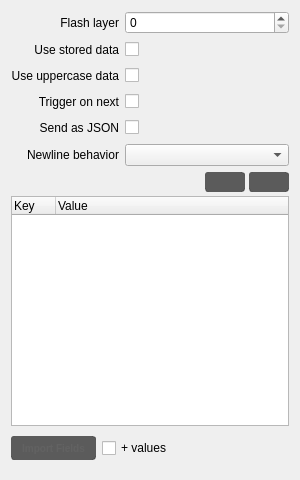
<?xml version="1.0" encoding="UTF-8"?>
<ui version="4.0">
 <class>InspectorTemplateWidget</class>
 <widget class="QWidget" name="InspectorTemplateWidget">
  <property name="geometry">
   <rect>
    <x>0</x>
    <y>0</y>
    <width>300</width>
    <height>480</height>
   </rect>
  </property>
  <property name="sizePolicy">
   <sizepolicy hsizetype="Preferred" vsizetype="MinimumExpanding">
    <horstretch>0</horstretch>
    <verstretch>0</verstretch>
   </sizepolicy>
  </property>
  <property name="minimumSize">
   <size>
    <width>0</width>
    <height>480</height>
   </size>
  </property>
  <layout class="QGridLayout" name="gridLayout">
   <property name="bottomMargin">
    <number>20</number>
   </property>
   <item row="0" column="0">
    <widget class="QLabel" name="labelFlashlayerField">
     <property name="text">
      <string>Flash layer</string>
     </property>
     <property name="alignment">
      <set>Qt::AlignRight|Qt::AlignTrailing|Qt::AlignVCenter</set>
     </property>
    </widget>
   </item>
   <item row="0" column="1">
    <widget class="QSpinBox" name="spinBoxFlashlayer">
     <property name="sizePolicy">
      <sizepolicy hsizetype="Expanding" vsizetype="Fixed">
       <horstretch>0</horstretch>
       <verstretch>0</verstretch>
      </sizepolicy>
     </property>
     <property name="maximum">
      <number>99</number>
     </property>
     <property name="value">
      <number>0</number>
     </property>
    </widget>
   </item>
   <item row="1" column="0">
    <widget class="QLabel" name="labelUseStoredData">
     <property name="text">
      <string>Use stored data</string>
     </property>
     <property name="alignment">
      <set>Qt::AlignRight|Qt::AlignTrailing|Qt::AlignVCenter</set>
     </property>
    </widget>
   </item>
   <item row="1" column="1">
    <layout class="QHBoxLayout" name="horizontalLayoutLoop">
     <item>
      <widget class="QCheckBox" name="checkBoxUseStoredData">
       <property name="layoutDirection">
        <enum>Qt::RightToLeft</enum>
       </property>
       <property name="text">
        <string/>
       </property>
      </widget>
     </item>
     <item>
      <spacer name="horizontalSpacerUseStoredData2">
       <property name="orientation">
        <enum>Qt::Horizontal</enum>
       </property>
       <property name="sizeHint" stdset="0">
        <size>
         <width>40</width>
         <height>20</height>
        </size>
       </property>
      </spacer>
     </item>
    </layout>
   </item>
   <item row="2" column="0">
    <widget class="QLabel" name="labelUseUppercaseData">
     <property name="text">
      <string>Use uppercase data</string>
     </property>
     <property name="alignment">
      <set>Qt::AlignRight|Qt::AlignTrailing|Qt::AlignVCenter</set>
     </property>
    </widget>
   </item>
   <item row="2" column="1">
    <layout class="QHBoxLayout" name="horizontalLayoutLoop_2">
     <item>
      <widget class="QCheckBox" name="checkBoxUseUppercaseData">
       <property name="layoutDirection">
        <enum>Qt::RightToLeft</enum>
       </property>
       <property name="text">
        <string/>
       </property>
      </widget>
     </item>
     <item>
      <spacer name="horizontalSpacerUseUppercaseData2">
       <property name="orientation">
        <enum>Qt::Horizontal</enum>
       </property>
       <property name="sizeHint" stdset="0">
        <size>
         <width>40</width>
         <height>20</height>
        </size>
       </property>
      </spacer>
     </item>
    </layout>
   </item>
   <item row="3" column="0">
    <widget class="QLabel" name="labelTriggerOnNext">
     <property name="text">
      <string>Trigger on next</string>
     </property>
     <property name="alignment">
      <set>Qt::AlignRight|Qt::AlignTrailing|Qt::AlignVCenter</set>
     </property>
    </widget>
   </item>
   <item row="3" column="1">
    <layout class="QHBoxLayout" name="horizontalLayoutTriggerOnNext">
     <item>
      <widget class="QCheckBox" name="checkBoxTriggerOnNext">
       <property name="layoutDirection">
        <enum>Qt::RightToLeft</enum>
       </property>
       <property name="text">
        <string/>
       </property>
      </widget>
     </item>
     <item>
      <spacer name="horizontalSpacerTriggerOnNext2">
       <property name="orientation">
        <enum>Qt::Horizontal</enum>
       </property>
       <property name="sizeHint" stdset="0">
        <size>
         <width>40</width>
         <height>20</height>
        </size>
       </property>
      </spacer>
     </item>
    </layout>
   </item>
   <item row="4" column="0">
    <widget class="QLabel" name="labelSendAsJson">
     <property name="text">
      <string>Send as JSON</string>
     </property>
     <property name="alignment">
      <set>Qt::AlignRight|Qt::AlignTrailing|Qt::AlignVCenter</set>
     </property>
    </widget>
   </item>
   <item row="4" column="1">
    <layout class="QHBoxLayout" name="horizontalLayoutSendAsJson">
     <item>
      <widget class="QCheckBox" name="checkBoxSendAsJson">
       <property name="layoutDirection">
        <enum>Qt::RightToLeft</enum>
       </property>
       <property name="text">
        <string/>
       </property>
      </widget>
     </item>
     <item>
      <spacer name="horizontalSpacerSendAsJsonxt2_2">
       <property name="orientation">
        <enum>Qt::Horizontal</enum>
       </property>
       <property name="sizeHint" stdset="0">
        <size>
         <width>40</width>
         <height>20</height>
        </size>
       </property>
      </spacer>
     </item>
    </layout>
   </item>
   <item row="5" column="0">
    <widget class="QLabel" name="labelNewlineBehavior">
     <property name="text">
      <string>Newline behavior</string>
     </property>
     <property name="alignment">
      <set>Qt::AlignRight|Qt::AlignTrailing|Qt::AlignVCenter</set>
     </property>
    </widget>
   </item>
   <item row="5" column="1">
    <widget class="QComboBox" name="comboBoxNewlineBehavior">
     <property name="sizePolicy">
      <sizepolicy hsizetype="Expanding" vsizetype="Fixed">
       <horstretch>0</horstretch>
       <verstretch>0</verstretch>
      </sizepolicy>
     </property>
    </widget>
   </item>
   <item row="6" column="0" colspan="2">
    <layout class="QVBoxLayout" name="verticalLayoutData">
     <property name="spacing">
      <number>4</number>
     </property>
     <item>
      <layout class="QHBoxLayout" name="horizontalLayoutDataButtons">
       <item>
        <spacer name="horizontalSpacerDataButtons">
         <property name="orientation">
          <enum>Qt::Horizontal</enum>
         </property>
         <property name="sizeHint" stdset="0">
          <size>
           <width>40</width>
           <height>20</height>
          </size>
         </property>
        </spacer>
       </item>
       <item>
        <widget class="QToolButton" name="toolButtonAddTemplateData">
         <property name="minimumSize">
          <size>
           <width>40</width>
           <height>20</height>
          </size>
         </property>
         <property name="maximumSize">
          <size>
           <width>40</width>
           <height>20</height>
          </size>
         </property>
         <property name="font">
          <font>
           <weight>75</weight>
           <bold>true</bold>
          </font>
         </property>
         <property name="styleSheet">
          <string>QToolButton { background-color: rgba(50, 50, 50, 200); color: rgba(100, 100, 100, 200); border-radius: 3px; font-size: 9px; font-weight: bold; border: 1px solid rgba(70, 70, 70, 200); } QToolButton:hover { background-color: rgba(70, 70, 70, 200); }</string>
         </property>
         <property name="toolTip">
          <string>Add new field</string>
         </property>
        </widget>
       </item>
       <item>
        <widget class="QToolButton" name="toolButtonRemoveTemplateData">
         <property name="minimumSize">
          <size>
           <width>40</width>
           <height>20</height>
          </size>
         </property>
         <property name="maximumSize">
          <size>
           <width>40</width>
           <height>20</height>
          </size>
         </property>
         <property name="font">
          <font>
           <weight>75</weight>
           <bold>true</bold>
          </font>
         </property>
         <property name="styleSheet">
          <string>QToolButton { background-color: rgba(50, 50, 50, 200); color: rgba(100, 100, 100, 200); border-radius: 3px; font-size: 9px; font-weight: bold; border: 1px solid rgba(70, 70, 70, 200); } QToolButton:hover { background-color: rgba(70, 70, 70, 200); }</string>
         </property>
         <property name="toolTip">
          <string>Remove field</string>
         </property>
        </widget>
       </item>
      </layout>
     </item>
     <item>
      <widget class="HttpDataTreeBaseWidget" name="treeWidgetTemplateData">
       <property name="showDropIndicator" stdset="0">
        <bool>false</bool>
       </property>
       <property name="dragEnabled">
        <bool>true</bool>
       </property>
       <property name="dragDropMode">
        <enum>QAbstractItemView::DropOnly</enum>
       </property>
       <property name="alternatingRowColors">
        <bool>true</bool>
       </property>
       <property name="rootIsDecorated">
        <bool>false</bool>
       </property>
       <attribute name="headerDefaultSectionSize">
        <number>44</number>
       </attribute>
       <attribute name="headerShowSortIndicator" stdset="0">
        <bool>false</bool>
       </attribute>
       <column>
        <property name="text">
         <string>Key</string>
        </property>
       </column>
       <column>
        <property name="text">
         <string>Value</string>
        </property>
       </column>
      </widget>
     </item>
    </layout>
   </item>
   <item row="7" column="0" colspan="2">
    <layout class="QHBoxLayout" name="horizontalLayoutImportRow">
     <property name="topMargin">
      <number>4</number>
     </property>
     <item>
      <widget class="QPushButton" name="toolButtonLoadDebugData">
       <property name="minimumSize">
        <size>
         <width>0</width>
         <height>24</height>
        </size>
       </property>
       <property name="maximumSize">
        <size>
         <width>16777215</width>
         <height>24</height>
        </size>
       </property>
       <property name="focusPolicy">
        <enum>Qt::NoFocus</enum>
       </property>
       <property name="styleSheet">
        <string>QPushButton { background-color: rgba(50, 50, 50, 200); color: rgba(100, 100, 100, 200); border-radius: 3px; font-size: 10px; font-weight: bold; border: 1px solid rgba(70, 70, 70, 200); padding: 3px 10px; } QPushButton:hover { background-color: rgba(70, 70, 70, 200); }</string>
       </property>
       <property name="toolTip">
        <string>Import field names (and optionally values) from window.debugData in the HTML template</string>
       </property>
       <property name="text">
        <string>Import Fields</string>
       </property>
      </widget>
     </item>
     <item>
      <widget class="QCheckBox" name="checkBoxImportValues">
       <property name="focusPolicy">
        <enum>Qt::NoFocus</enum>
       </property>
       <property name="toolTip">
        <string>When checked, import both keys and values. When unchecked, import only field names with empty values.</string>
       </property>
       <property name="text">
        <string>+ values</string>
       </property>
       <property name="checked">
        <bool>false</bool>
       </property>
      </widget>
     </item>
     <item>
      <spacer name="horizontalSpacerImportRow">
       <property name="orientation">
        <enum>Qt::Horizontal</enum>
       </property>
       <property name="sizeHint" stdset="0">
        <size>
         <width>40</width>
         <height>20</height>
        </size>
       </property>
      </spacer>
     </item>
    </layout>
   </item>
  </layout>
 </widget>
 <customwidgets>
  <customwidget>
   <class>HttpDataTreeBaseWidget</class>
   <extends>QTreeWidget</extends>
   <header>Inspector/HttpDataTreeBaseWidget.h</header>
  </customwidget>
 </customwidgets>
 <tabstops>
  <tabstop>spinBoxFlashlayer</tabstop>
  <tabstop>checkBoxUseStoredData</tabstop>
  <tabstop>checkBoxUseUppercaseData</tabstop>
  <tabstop>checkBoxTriggerOnNext</tabstop>
  <tabstop>checkBoxSendAsJson</tabstop>
  <tabstop>comboBoxNewlineBehavior</tabstop>
  <tabstop>toolButtonAddTemplateData</tabstop>
  <tabstop>toolButtonRemoveTemplateData</tabstop>
  <tabstop>treeWidgetTemplateData</tabstop>
  <tabstop>toolButtonLoadDebugData</tabstop>
  <tabstop>checkBoxImportValues</tabstop>
 </tabstops>
 <resources/>
 <connections>
  <connection>
   <sender>spinBoxFlashlayer</sender>
   <signal>valueChanged(int)</signal>
   <receiver>InspectorTemplateWidget</receiver>
   <slot>flashlayerChanged(int)</slot>
   <hints>
    <hint type="sourcelabel">
     <x>201</x>
     <y>29</y>
    </hint>
    <hint type="destinationlabel">
     <x>211</x>
     <y>48</y>
    </hint>
   </hints>
  </connection>
  <connection>
   <sender>toolButtonAddTemplateData</sender>
   <signal>clicked()</signal>
   <receiver>InspectorTemplateWidget</receiver>
   <slot>addRow()</slot>
   <hints>
    <hint type="sourcelabel">
     <x>44</x>
     <y>248</y>
    </hint>
    <hint type="destinationlabel">
     <x>2</x>
     <y>423</y>
    </hint>
   </hints>
  </connection>
  <connection>
   <sender>toolButtonRemoveTemplateData</sender>
   <signal>clicked()</signal>
   <receiver>InspectorTemplateWidget</receiver>
   <slot>removeRow()</slot>
   <hints>
    <hint type="sourcelabel">
     <x>44</x>
     <y>276</y>
    </hint>
    <hint type="destinationlabel">
     <x>211</x>
     <y>425</y>
    </hint>
   </hints>
  </connection>
<connection>
   <sender>checkBoxUseStoredData</sender>
   <signal>stateChanged(int)</signal>
   <receiver>InspectorTemplateWidget</receiver>
   <slot>useStoredDataChanged(int)</slot>
   <hints>
    <hint type="sourcelabel">
     <x>171</x>
     <y>100</y>
    </hint>
    <hint type="destinationlabel">
     <x>236</x>
     <y>73</y>
    </hint>
   </hints>
  </connection>
  <connection>
   <sender>treeWidgetTemplateData</sender>
   <signal>itemDoubleClicked(QTreeWidgetItem*,int)</signal>
   <receiver>InspectorTemplateWidget</receiver>
   <slot>itemDoubleClicked(QTreeWidgetItem*,int)</slot>
   <hints>
    <hint type="sourcelabel">
     <x>252</x>
     <y>294</y>
    </hint>
    <hint type="destinationlabel">
     <x>263</x>
     <y>147</y>
    </hint>
   </hints>
  </connection>
  <connection>
   <sender>treeWidgetTemplateData</sender>
   <signal>currentItemChanged(QTreeWidgetItem*,QTreeWidgetItem*)</signal>
   <receiver>InspectorTemplateWidget</receiver>
   <slot>currentItemChanged(QTreeWidgetItem*,QTreeWidgetItem*)</slot>
   <hints>
    <hint type="sourcelabel">
     <x>227</x>
     <y>228</y>
    </hint>
    <hint type="destinationlabel">
     <x>263</x>
     <y>200</y>
    </hint>
   </hints>
  </connection>
  <connection>
   <sender>checkBoxUseUppercaseData</sender>
   <signal>stateChanged(int)</signal>
   <receiver>InspectorTemplateWidget</receiver>
   <slot>useUppercaseDataChanged(int)</slot>
   <hints>
    <hint type="sourcelabel">
     <x>177</x>
     <y>129</y>
    </hint>
    <hint type="destinationlabel">
     <x>263</x>
     <y>115</y>
    </hint>
   </hints>
  </connection>
  <connection>
   <sender>checkBoxTriggerOnNext</sender>
   <signal>stateChanged(int)</signal>
   <receiver>InspectorTemplateWidget</receiver>
   <slot>triggerOnNextChanged(int)</slot>
   <hints>
    <hint type="sourcelabel">
     <x>169</x>
     <y>158</y>
    </hint>
    <hint type="destinationlabel">
     <x>3</x>
     <y>121</y>
    </hint>
   </hints>
  </connection>
  <connection>
   <sender>toolButtonLoadDebugData</sender>
   <signal>clicked()</signal>
   <receiver>InspectorTemplateWidget</receiver>
   <slot>loadDebugData()</slot>
   <hints>
    <hint type="sourcelabel">
     <x>44</x>
     <y>304</y>
    </hint>
    <hint type="destinationlabel">
     <x>211</x>
     <y>425</y>
    </hint>
   </hints>
  </connection>
  <connection>
   <sender>checkBoxSendAsJson</sender>
   <signal>stateChanged(int)</signal>
   <receiver>InspectorTemplateWidget</receiver>
   <slot>sendAsJsonChanged(int)</slot>
   <hints>
    <hint type="sourcelabel">
     <x>163</x>
     <y>172</y>
    </hint>
    <hint type="destinationlabel">
     <x>269</x>
     <y>178</y>
    </hint>
   </hints>
  </connection>
  <connection>
   <sender>comboBoxNewlineBehavior</sender>
   <signal>currentIndexChanged(int)</signal>
   <receiver>InspectorTemplateWidget</receiver>
   <slot>newlineBehaviorChanged(int)</slot>
   <hints>
    <hint type="sourcelabel">
     <x>200</x>
     <y>200</y>
    </hint>
    <hint type="destinationlabel">
     <x>200</x>
     <y>210</y>
    </hint>
   </hints>
  </connection>
 </connections>
 <slots>
  <slot>flashlayerChanged(int)</slot>
  <slot>addRow()</slot>
  <slot>removeRow()</slot>
  <slot>loadDebugData()</slot>
  <slot>useStoredDataChanged(int)</slot>
  <slot>itemDoubleClicked(QTreeWidgetItem*,int)</slot>
  <slot>currentItemChanged(QTreeWidgetItem*,QTreeWidgetItem*)</slot>
  <slot>useUppercaseDataChanged(int)</slot>
  <slot>triggerOnNextChanged(int)</slot>
  <slot>sendAsJsonChanged(int)</slot>
  <slot>newlineBehaviorChanged(int)</slot>
 </slots>
</ui>
